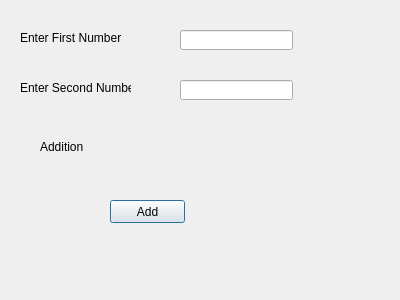
<?xml version="1.0" encoding="UTF-8"?>
<ui version="4.0">
 <class>Dialog</class>
 <widget class="QDialog" name="Dialog">
  <property name="geometry">
   <rect>
    <x>0</x>
    <y>0</y>
    <width>400</width>
    <height>300</height>
   </rect>
  </property>
  <property name="windowTitle">
   <string>Dialog</string>
  </property>
  <widget class="QLabel" name="label">
   <property name="geometry">
    <rect>
     <x>20</x>
     <y>30</y>
     <width>101</width>
     <height>16</height>
    </rect>
   </property>
   <property name="text">
    <string>Enter First Number</string>
   </property>
  </widget>
  <widget class="QLabel" name="label_2">
   <property name="geometry">
    <rect>
     <x>20</x>
     <y>80</y>
     <width>111</width>
     <height>16</height>
    </rect>
   </property>
   <property name="text">
    <string>Enter Second Number</string>
   </property>
  </widget>
  <widget class="QLabel" name="label_3">
   <property name="geometry">
    <rect>
     <x>40</x>
     <y>140</y>
     <width>46</width>
     <height>13</height>
    </rect>
   </property>
   <property name="text">
    <string>Addition</string>
   </property>
  </widget>
  <widget class="QLineEdit" name="lineEdit">
   <property name="geometry">
    <rect>
     <x>180</x>
     <y>30</y>
     <width>113</width>
     <height>20</height>
    </rect>
   </property>
  </widget>
  <widget class="QLineEdit" name="lineEdit_2">
   <property name="geometry">
    <rect>
     <x>180</x>
     <y>80</y>
     <width>113</width>
     <height>20</height>
    </rect>
   </property>
  </widget>
  <widget class="QPushButton" name="pushButton">
   <property name="geometry">
    <rect>
     <x>110</x>
     <y>200</y>
     <width>75</width>
     <height>23</height>
    </rect>
   </property>
   <property name="text">
    <string>Add</string>
   </property>
  </widget>
 </widget>
 <resources/>
 <connections/>
</ui>
